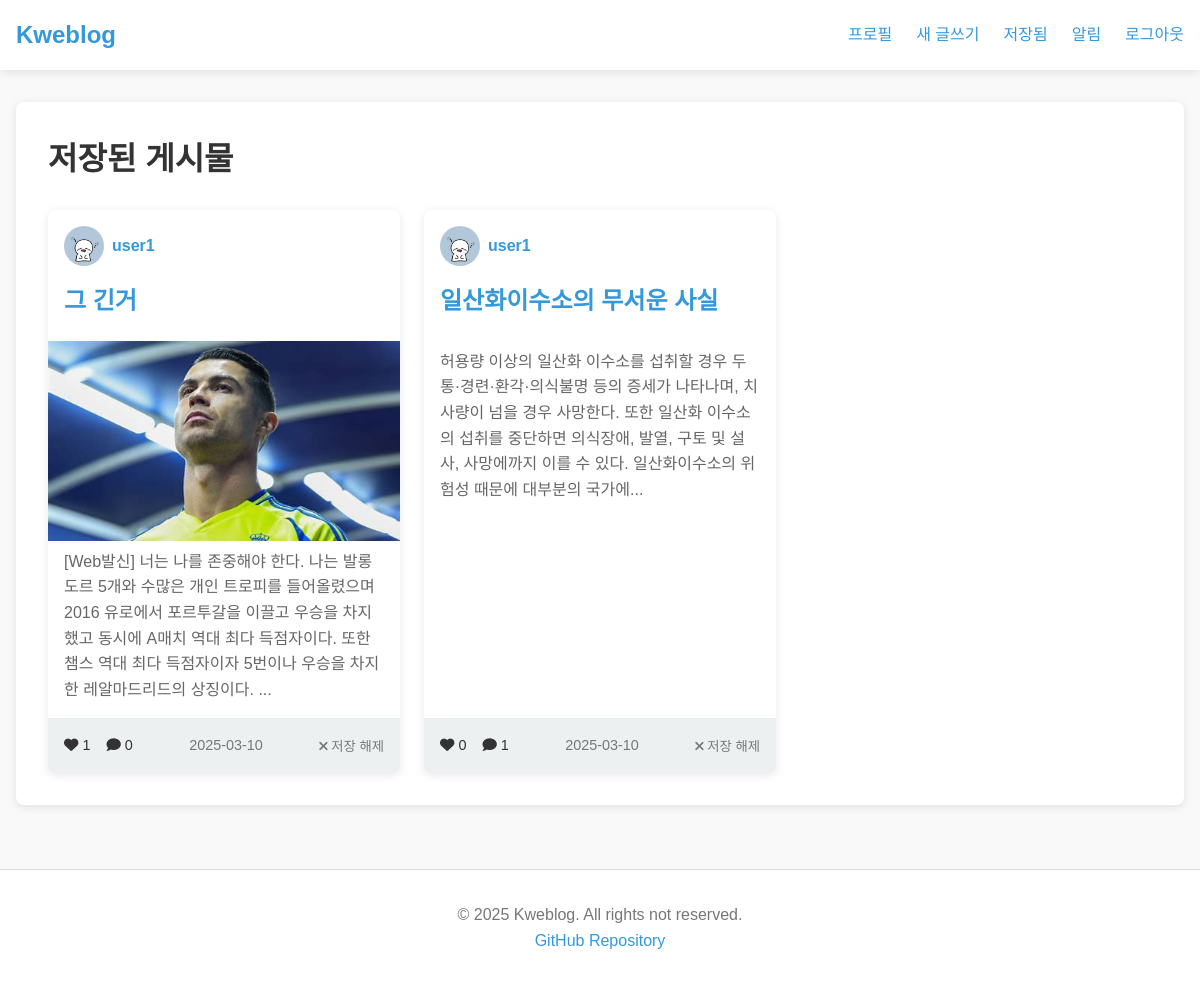
The page /saved_posts (signed in) on the database its author committed.
### models/post.py (models this page shows, shortened)
class Post(db.Model):
    id = db.Column(db.Integer, primary_key=True)
    title = db.Column(db.String(100), nullable=False)
    content = db.Column(db.Text, nullable=False)
    image = db.Column(db.String(200), nullable=True)
    created_at = db.Column(db.DateTime, nullable=False, default=datetime.now)
    user_id = db.Column(db.Integer, db.ForeignKey("user.id"), nullable=False)
    comments = db.relationship(
        "Comment", backref="post", lazy=True, cascade="all, delete-orphan"
    )

### models/user.py (models this page shows, shortened)
class User(db.Model):
    id = db.Column(db.Integer, primary_key=True)
    username = db.Column(db.String(80), unique=True, nullable=False)
    password = db.Column(db.String(120), nullable=False)
    profile_pic = db.Column(db.String(200), nullable=True, default="default.jpg")
    bio = db.Column(db.Text, nullable=True)
    posts = db.relationship("Post", backref="author", lazy=True)
    comments = db.relationship("Comment", backref="author", lazy=True)
    notifications = db.relationship("Notification", backref="user", lazy=True)
    liked_posts = db.relationship(
        "Post", secondary=likes, backref=db.backref("liked_by", lazy="dynamic")
    )
    saved = db.relationship(
        "Post", secondary=saved_posts, backref=db.backref("saved_by", lazy="dynamic")
    )
    friend_requests_sent = db.relationship(
        "User",
        secondary=friends,
        primaryjoin=(id == friends.c.user_id),
        secondaryjoin=(id == friends.c.friend_id),
        backref=db.backref("friend_requests_received", lazy="dynamic"),
        lazy="dynamic",
    )

### routes/profile.py (the view)
@profile.route("/saved_posts")
@login_required
def saved_posts():
    user = User.query.get(session["user_id"])
    return render_template("saved_posts.html", posts=user.saved)

### templates/saved_posts.html (shortened to what this page needs)
{% extends 'base.html' %} {% block title %}저장된 게시물{% endblock %} {% block
content %}
<div class="container">
  <h1>저장된 게시물</h1>
  <div class="posts-container">
    {% if posts %} {% for post in posts %}
    <div class="post-card">
      <div class="post-header">
        <img
          src="{{ url_for('static', filename='uploads/profiles/' + post.author.profile_pic) }}"
          alt="{{ post.author.username }}"
          class="profile-pic-small"
        />
        <a
          href="{{ url_for('profile.user_profile', username=post.author.username) }}"
          class="username"
          >{{ post.author.username }}</a
        >
      </div>
      <h2>
        <a href="{{ url_for('post.post_detail', post_id=post.id) }}"
          >{{ post.title }}</a
        >
      </h2>
      {% if post.image %}
      <div class="post-image">
        <img
          src="{{ url_for('static', filename='uploads/posts/' + post.image) }}"
          alt="Post image"
        />
      </div>
      {% endif %}
      <div class="post-content preview">
        {{ post.content[:150] }}{% if post.content|length > 150 %}...{% endif %}
      </div>
      <div class="post-footer">
        <div class="post-stats">
          <span><i class="fas fa-heart"></i> {{ post.liked_by.count() }}</span>
          <span><i class="fas fa-comment"></i> {{ post.comments|length }}</span>
        </div>
        <div class="post-date">{{ post.created_at.strftime('%Y-%m-%d') }}</div>
        <button class="btn-remove-save" data-post-id="{{ post.id }}">
          <i class="fas fa-times"></i> 저장 해제
        </button>
      </div>
    </div>
    {% endfor %} {% else %}
    <p>저장된 게시물이 없습니다.</p>
    {% endif %}
  </div>
</div>
{% endblock %}

### static/css/style.css (style rules this page uses)
:root { --primary-color: #3498db; --secondary-color: #2980b9; --light-color: #ecf0f1; --dark-color: #2c3e50; --danger-color: #e74c3c; --success-color: #2ecc71; --text-color: #333; --bg-color: #f9f9f9; --border-color: #ddd; --shadow: 0 2px 10px rgba(0, 0, 0, 0.1); }
* { margin: 0; padding: 0; box-sizing: border-box; }
body { font-family: "Noto Sans KR", sans-serif; line-height: 1.6; color: var(--text-color); background-color: var(--bg-color); min-height: 100vh; display: flex; flex-direction: column; }
a { text-decoration: none; color: var(--primary-color); }
.container { background-color: white; border-radius: 8px; box-shadow: var(--shadow); padding: 2rem; }
.profile-pic-small { width: 40px; height: 40px; border-radius: 50%; object-fit: cover; }
.posts-container { display: grid; grid-template-columns: repeat(auto-fill, minmax(300px, 1fr)); gap: 1.5rem; margin-top: 1.5rem; }
.post-card { background-color: white; border-radius: 8px; box-shadow: var(--shadow); overflow: hidden; transition: transform 0.3s; display: flex; flex-direction: column; height: 100%; }
.post-header { display: flex; align-items: center; padding: 1rem 1rem 0.5rem; gap: 0.5rem; }
.username { font-weight: bold; }
.post-card h2, .post-card h3 { padding: 0.5rem 1rem; margin-bottom: 0.8rem; }
.post-image { width: 100%; max-height: 200px; overflow: hidden; }
.post-image img { width: 100%; height: auto; display: block; }
.post-content.preview { padding: 0.5rem 1rem 1rem; color: #666; overflow: hidden; flex-grow: 1; }
.post-footer { display: flex; justify-content: space-between; align-items: center; padding: 1rem; background-color: var(--light-color); font-size: 0.9rem; margin-top: auto; }
.post-stats { display: flex; gap: 1rem; }
.post-date { color: #777; }
.btn-remove-save { background-color: transparent; color: #777; border: none; cursor: pointer; transition: color 0.3s; }

### rows shown on the page
Post: profile_pic (placeholder picture), author.username "user1", title "그 긴거", image (picture), content "[Web발신] 너는 나를 존중해야 한다. 나는 발롱도르 5개와 수많은 개인 트로피를 들어올렸으며 2016 유로에서 포르투갈을 이끌고 우승을 차지했고 동시에 A매치 역대 최다 득점자이다. 또한 챔스 역대 최다 득점자이자 5번이나 우승을 차지한 레알마드리드의 상징이다.", liked_by.count "1", comments|length "0", created_at "2025-03-10"
Post: profile_pic (placeholder picture), author.username "user1", title "일산화이수소의 무서운 사실", content "허용량 이상의 일산화 이수소를 섭취할 경우 두통·경련·환각·의식불명 등의 증세가 나타나며, 치사량이 넘을 경우 사망한다. 또한 일산화 이수소의 섭취를 중단하면 의식장애, 발열, 구토 및 설사, 사망에까지 이를 수 있다. 일산화이수소의 위험성 때문에 대부분의 국가에", liked_by.count "0", comments|length "1", created_at "2025-03-10"
